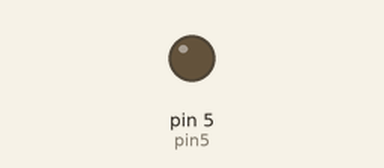
Recording of a sketch running on a simulated Arduino Uno, built with avr-gcc and run on an emulated ATmega328P. Shown: output pins drawn as LEDs (lit = HIGH).

Above: at 0.1 s.
At 8.4 s:
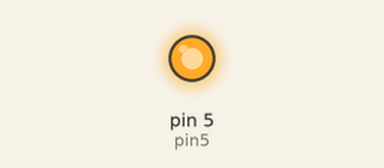
Timing chart, 0 to 9.9 s (numbered marks = the images above):
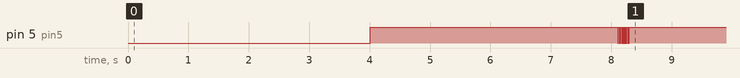

The sketch:

QC3_manual.ino
```cpp
int pin5 = 5; //chan 5 lam chan de handshake d-
int pin4 = 4; //chan 4 lam chan d+
void setup() {
  //D+ chua khai bao gi => D+ = 0.6V
  pinMode(pin5, OUTPUT); //output de cai dat muc logic low
  digitalWrite(pin5, LOW); //cho D- = 0 (D- = 0 sau 1.25s, D- = 0.6v thi handshake xong)
  delay(1000); // doi 1.25s de qua trinh handshake bat dau
  pinMode(pin5, INPUT); // floating pin 5 => D- = 0.6v => handshake xong
  delay(10);

  volt12();
  delay(1000);
  volt5();
  delay(1000);
  volt9();
  delay(1000);
  continuous(); //vao che do continuous startpoint = 9v
  delay(1000);
  inc1v(); // tang tu 9v len 10v
  delay(3000);
  dec1v(); //giam tu 10v xuong 9v
  dec1v(); //giam tu 9v xuong 8v
}

void loop() {


}
void volt5(){
  pinMode(pin4, INPUT); //floating pin 4 =>D+ = 0.6V
  pinMode(pin5, OUTPUT);
  digitalWrite(pin5, LOW); //D-=xap xi 0V => Vout = 5V
  }
void volt12(){
  pinMode(pin4, INPUT); //floating pin 4 =>D+ = 0.6V
  pinMode(pin5, INPUT); //floating pin 5 =>D- = 0.6V =>Vout = 12v
  }
void volt9(){
  pinMode(pin4, OUTPUT);
  digitalWrite(pin4, HIGH); //D+= 3v3
  pinMode(pin5, INPUT); //floating pin 5 =>D- = 0.6V => Vout = 9V
  }
void continuous(){
  pinMode(pin5, OUTPUT);
  digitalWrite(pin5, HIGH); // D- = 3.3V
  pinMode(pin4, INPUT); // D+ =0.6V
  }
void inc1v(){
  //tang 1v => tang 5 lan 0.2v
  for(int i = 1; i<=5; i++){
    pinMode(pin4, OUTPUT);
  digitalWrite(pin4, HIGH); // D+ = 3.3V
  delay(10);
  pinMode(pin4, INPUT); // D+ = 0,6V
  delay(10);
    }
  }
void dec1v(){
  //giam 1v => giam 5 lan 0.2v
  for(int i = 1; i<=5; i++){
    pinMode(pin5, OUTPUT);
  digitalWrite(pin5, LOW); // D- = 0.6V
  delay(10);
  digitalWrite(pin5,HIGH); // D- = 3.3V
  delay(10);
    }
  }
```
